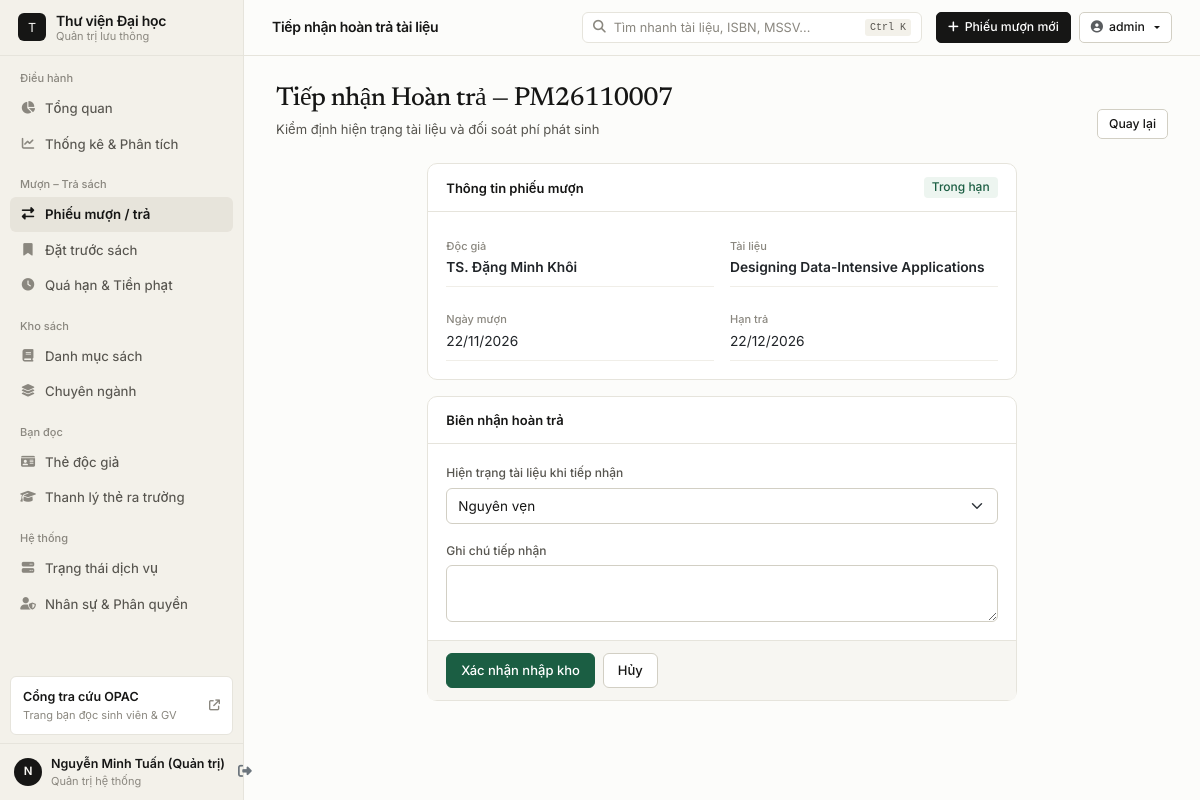
/loans/7/return (signed in), run on an earlier commit of the app's database.
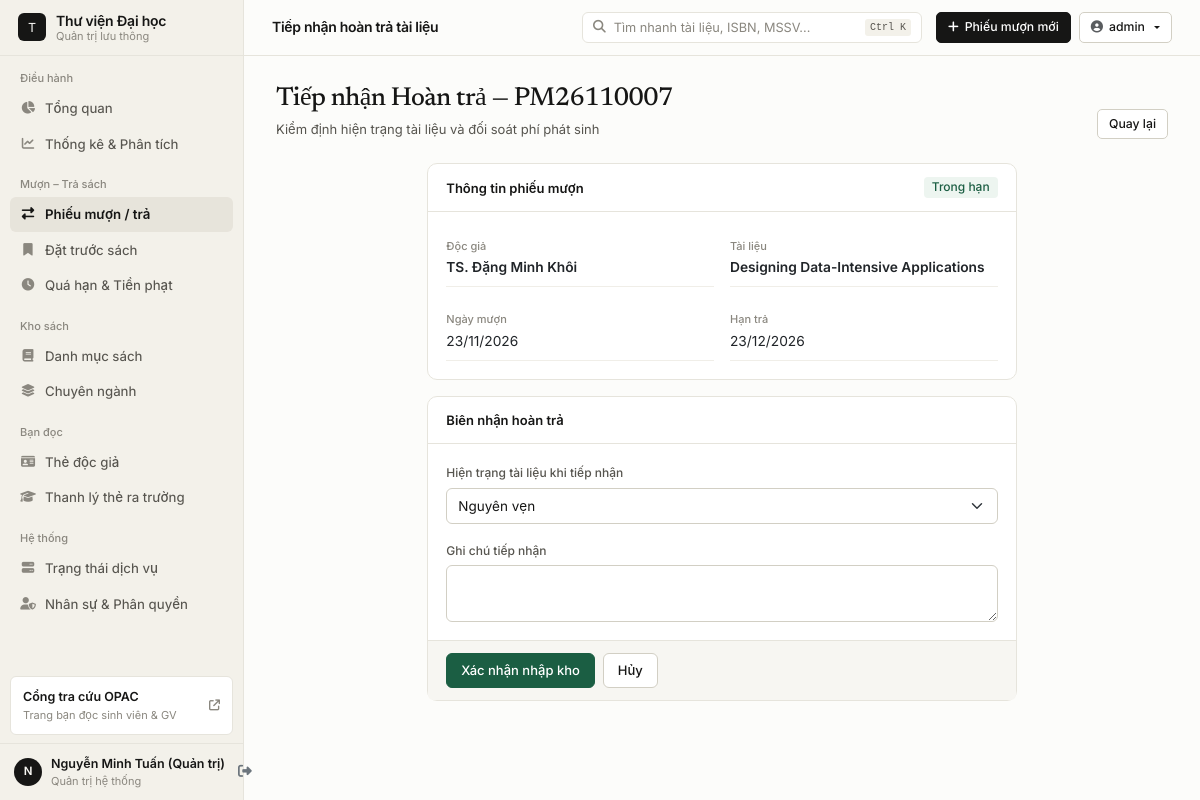
And on a later commit of the database.
### app/models/loan.py (models this page shows, shortened)
class Loan(db.Model):
    __tablename__ = 'loans'
    id = db.Column(db.Integer, primary_key=True)
    loan_code = db.Column(db.String(30), unique=True, nullable=False, index=True)
    book_id = db.Column(db.Integer, db.ForeignKey('books.id'), nullable=False, index=True)
    member_id = db.Column(db.Integer, db.ForeignKey('members.id'), nullable=False, index=True)
    librarian_id = db.Column(db.Integer, db.ForeignKey('users.id'))
    loan_date = db.Column(db.Date, nullable=False, default=date.today)
    due_date = db.Column(db.Date, nullable=False)
    return_date = db.Column(db.Date)
    status = db.Column(db.String(20), default='borrowed', index=True)
    renewal_count = db.Column(db.Integer, default=0)
    fine_amount = db.Column(db.Float, default=0)
    fine_paid = db.Column(db.Boolean, default=False)
    fine_reason = db.Column(db.String(50))  # overdue, lost, damaged
    fine_paid_at = db.Column(db.DateTime)
    notes = db.Column(db.Text)
    condition_out = db.Column(db.String(50), default='good')  # good, fair, poor
    condition_in = db.Column(db.String(50))
    created_at = db.Column(db.DateTime, default=datetime.utcnow)
    updated_at = db.Column(db.DateTime, default=datetime.utcnow, onupdate=datetime.utcnow)
    @property
    def is_overdue(self):
        if self.status == 'borrowed' and self.due_date:
            return date.today() > self.due_date
        return False

### app/web/loans.py (the view, shortened to what this page needs)
@loans_bp.route('/<int:loan_id>/return', methods=['GET', 'POST'])
@login_required
def return_book(loan_id):
    loan = LoanService.get_loan_by_id(loan_id)
    fine_per_day = current_app.config.get('FINE_PER_DAY', 2000)
    damage_ratio = current_app.config.get('DAMAGE_FINE_RATIO', 0.30)
    min_damage_fine = current_app.config.get('MIN_DAMAGE_FINE', 20000)
    estimated_fine = loan.days_overdue * fine_per_day if loan.is_overdue else 0
    cover_price = float(loan.book.price or 0) if loan.book else 0
    damage_fee = max(min_damage_fine, round((cover_price * damage_ratio) / 1000) * 1000) if cover_price > 0 else min_damage_fine
    return render_template(
        'loans/return.html',
        loan=loan,
        estimated_fine=estimated_fine,
        fine_per_day=fine_per_day,
        damage_fee=damage_fee,
    )

### app/models/user.py (called while the page is built)
@login_manager.user_loader
def load_user(user_id):
    user = db.session.get(User, int(user_id))
    return user if user and user.is_active else None

    @property
    def is_admin(self):
        return self.role == 'admin'

### app/service_access.py (called while the page is built)
def service_router(local, remote):
    class Router:
        def __getattr__(self, name):
            target = remote if current_app.config.get('USE_SERVICE_CLIENTS') else local
            return getattr(target, name)
    return Router()

### app/services/loan_service.py (called while the page is built)
    @staticmethod
    def get_loan_by_id(loan_id):
        return db.get_or_404(Loan, loan_id)

### app/templates/loans/return.html (shortened to what this page needs)
{% extends 'base.html' %}
{% block page_title %}Tiếp nhận hoàn trả tài liệu{% endblock %}
{% block content %}
<div class="section-header">
    <div>
        <h2 class="section-title">Tiếp nhận Hoàn trả — {{ loan.loan_code }}</h2>
        <p class="section-subtitle">Kiểm định hiện trạng tài liệu và đối soát phí phát sinh</p>
    </div>
    <a href="{{ url_for('loans.detail', loan_id=loan.id) }}" class="btn btn-outline-secondary btn-sm">Quay lại</a>
</div>
<div class="row g-3 justify-content-center">
    <div class="col-lg-8">
        <div class="card mb-3">
            <div class="card-header">
                <span>Thông tin phiếu mượn</span>
                {% if loan.is_overdue %}
                <span class="status-pill pill-rose">Quá hạn {{ loan.days_overdue }} ngày</span>
                {% else %}
                <span class="status-pill pill-emerald">Trong hạn</span>
                {% endif %}
            </div>
            <div class="card-body">
                <div class="row g-3">
                    <div class="col-md-6"><div class="info-field"><span class="info-field-label">Độc giả</span><span class="fw-semibold">{{ loan.member.full_name if loan.member else '—' }}</span></div></div>
                    <div class="col-md-6"><div class="info-field"><span class="info-field-label">Tài liệu</span><span class="fw-semibold">{{ loan.book.title if loan.book else '—' }}</span></div></div>
                    <div class="col-md-6"><div class="info-field"><span class="info-field-label">Ngày mượn</span><span>{{ loan.loan_date | fmt_date }}</span></div></div>
                    <div class="col-md-6"><div class="info-field"><span class="info-field-label">Hạn trả</span><span class="{% if loan.is_overdue %}text-danger fw-semibold{% endif %}">{{ loan.due_date | fmt_date }}</span></div></div>
                </div>
            </div>
        </div>
        <div class="card">
            <div class="card-header">Biên nhận hoàn trả</div>
            <form method="POST" data-no-pjax>
                <div class="card-body">
                    <div class="mb-3">
                        <label class="form-label">Hiện trạng tài liệu khi tiếp nhận</label>
                        <select name="condition_in" class="form-select" id="conditionSelect">
                            <option value="good">Nguyên vẹn</option>
                        </select>
                    </div>
                    <div>
                        <label class="form-label">Ghi chú tiếp nhận</label>
                        <textarea name="notes" class="form-control" rows="2"></textarea>
                    </div>
                </div>
                <div class="card-footer d-flex gap-2">
                    <button type="submit" class="btn btn-success">Xác nhận nhập kho</button>
                    <a href="{{ url_for('loans.detail', loan_id=loan.id) }}" class="btn btn-outline-secondary">Hủy</a>
                </div>
            </form>
        </div>
    </div>
</div>
{% endblock %}

What changed in the data, as far as the page shows it:
changed Loan "PM26110007": loan_date|fmt_date "22/11/2026" → "23/11/2026"; due_date|fmt_date "22/12/2026" → "23/12/2026"
